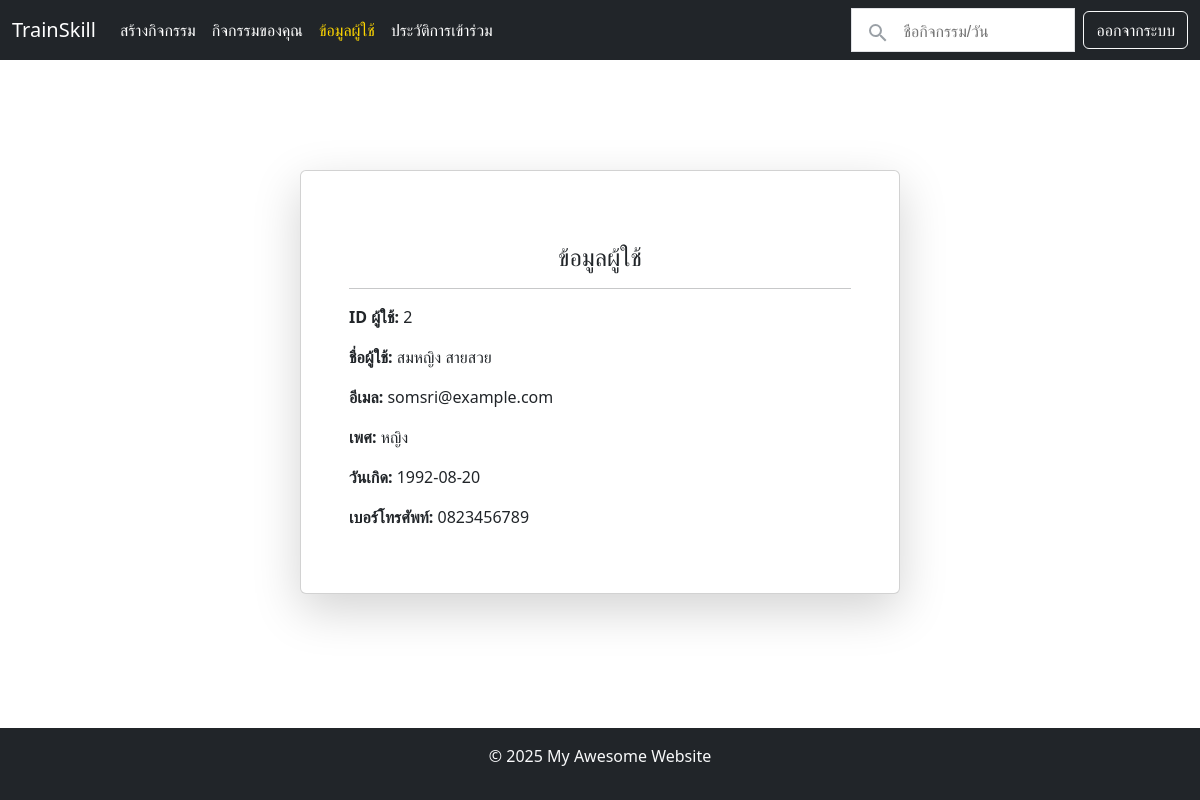
Screenshot of /profile (signed in) with the database file from the repository.
### tables this page shows
CREATE TABLE users (
    user_id INT PRIMARY KEY AUTO_INCREMENT,
    user_name VARCHAR(255) NOT NULL,
    email VARCHAR(255) UNIQUE NOT NULL,
    password VARCHAR(255) NOT NULL,
    gender ENUM('ชาย', 'หญิง', 'ไม่ระบุ'),
    birthday DATE,
    phone_number VARCHAR(20)
);

### includes/view.php (called while the page is built, shortened)
<?php
function renderView(string $template, array $data = []): void
{
    include TEMPLATES_DIR . '/header.php';
    include TEMPLATES_DIR . '/' . $template . '.php';
    include TEMPLATES_DIR . '/footer.php';
}

### routes/profile_get.php (called while the page is built)
<?php
$result = getUserById($_SESSION['user_id']);
renderView('profile_get', ['result' => $result]);

### databases/users.php (called while the page is built, shortened)
<?php
function getUserById(int $id): array|bool
{
    $conn = getConnection();
    $sql = 'select * from users where user_id = ?';
    $stmt = $conn->prepare($sql);
    $stmt->bind_param("i", $id);
    $stmt->execute();
    $result = $stmt->get_result();
    return $result->fetch_assoc();
}

### templates/profile_get.php (the view, shortened to what this page needs)
<head>
</head>
<div class="container d-flex justify-content-center align-items-center vh-100">
        <div class="card shadow-lg p-5" style="max-width: 600px; width: 100%;">
            <div class="mt-4">
                <h4 class="text-center">ข้อมูลผู้ใช้</h4>
                <hr>
                <p><strong>ID ผู้ใช้:</strong> <?= $data['result']['user_id'] ?></p>
                <p><strong>ชื่อผู้ใช้:</strong> <?= $data['result']['user_name'] ?></p>
                <p><strong>อีเมล:</strong> <?= $data['result']['email'] ?></p>
                <p><strong>เพศ:</strong> <?= $data['result']['gender'] ?></p>
                <p><strong>วันเกิด:</strong> <?= $data['result']['birthday'] ?></p>
                <p><strong>เบอร์โทรศัพท์:</strong> <?= $data['result']['phone_number'] ?></p>
            </div>
        </div>
    </div>

### templates/header.php (style rules this page uses)
html, body { height: 100%; margin: 0; display: flex; flex-direction: column; }
.container { flex: 1; }

### rows the page displays
users: user_id "2", user_name "สมหญิง สายสวย", email "somsri@example.com", gender "หญิง", birthday "1992-08-20", phone_number "0823456789"
